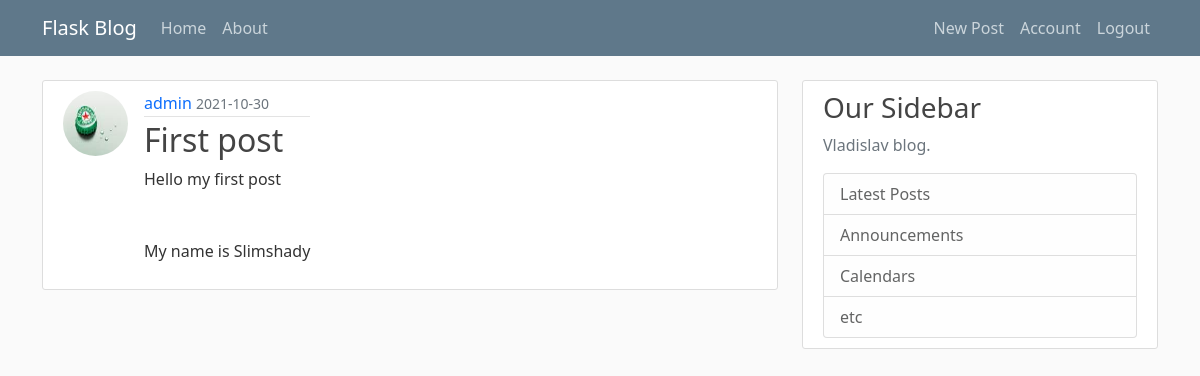
The page /post/1 (signed in) on the database its author committed.
### vladblog/models.py (models this page shows, shortened)
class BaseModel(Model):
    id = PrimaryKeyField(unique=True)
    class Meta:
        database = db
        order_by = 'id'

class User(BaseModel, UserMixin):
    username = CharField(max_length=20, unique=True, null=False)
    email = CharField(max_length=20, unique=True, null=False)
    image_file = CharField(max_length=20, null=False, default='default.jpg')
    password = CharField(max_length=60, null=False)
    class Meta:
        db_table = 'Users'

class Post(BaseModel):
    title = CharField(max_length=20, unique=True, null=False)
    date_posted = DateTimeField(null=False, default=datetime.utcnow())
    content = TextField(null=False)
    user_id = ForeignKeyField(User, backref='posts', null=False)
    class Meta:
        db_table = 'Posts'

### vladblog/routes.py (the view)
@app.route('/post/<int:post_id>', methods=['GET', 'POST'])
@login_required
def selected_post(post_id):
    post = get_object_or_404(Post.select(), Post.id == post_id)
    return render_template('post.html', title=post.title, post=post)

### vladblog/models.py (called while the page is built)
@login_manager.user_loader
def load_user(user_id):
    return User.get_by_id(int(user_id))

### vladblog/templates/post.html (shortened to what this page needs)
{% extends "layout.html" %}
{% block content %}
<div>
    <article class="media content-section d-flex">
        <img class="rounded-circle article-img" src="{{ url_for('static',filename ='profile_pics/' + post.user_id.image_file) }}">
        <div class="media-body">
            <div class="article-metadata">
              <a class="mr-2" href="{{ url_for('user_posts', username=post.user_id.username) }}">{{ post.user_id.username }}</a>
              <small class="text-muted">{{ post.date_posted.strftime('%Y-%m-%d') }}</small>
            </div>
            <h2>{{ post.title }}</h2>
            <p class="article-content">{{ post.content }}</p>
        </div>
    </article>
</div>
{% endblock content %}

### vladblog/static/main.css (style rules this page uses)
body { background: #fafafa; color: #333333; margin-top: 5rem; }
h1, h2, h3, h4, h5, h6 { color: #444444; }
.content-section { background: #ffffff; padding: 10px 20px; border: 1px solid #dddddd; border-radius: 3px; margin-bottom: 20px; }
.article-content { white-space: pre-line; }
.article-img { height: 65px; width: 65px; margin-right: 16px; }
.article-metadata { padding-bottom: 1px; margin-bottom: 4px; border-bottom: 1px solid #e3e3e3 }
a { text-decoration: none; }

### rows shown on the page
User: image_file (picture), user_id.username "admin"
Post: date_posted "2021-10-30", title "First post", content "Hello my first post My name is Slimshady"
